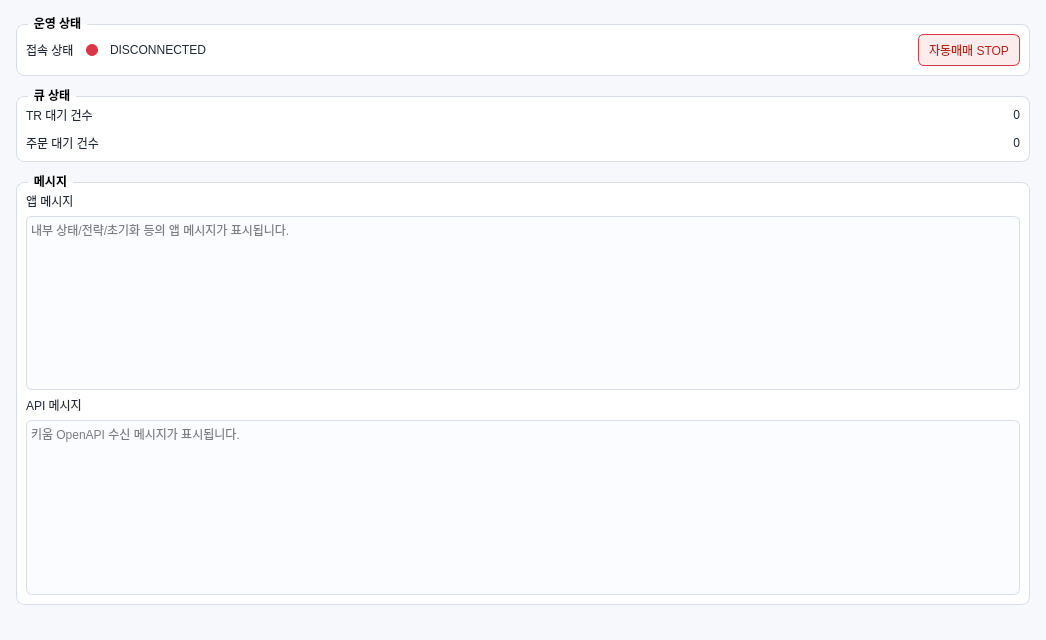
<?xml version="1.0" encoding="UTF-8"?>
<ui version="4.0">
 <class>MainWindow</class>
 <widget class="QMainWindow" name="MainWindow">
  <property name="geometry">
   <rect>
    <x>0</x>
    <y>0</y>
    <width>1046</width>
    <height>640</height>
   </rect>
  </property>
  <property name="windowTitle">
   <string>AutoTrader Control</string>
  </property>
  <property name="styleSheet">
   <string notr="true">QMainWindow {
    background-color: #f6f8fb;
}
QGroupBox {
    border: 1px solid #d8dee9;
    border-radius: 8px;
    margin-top: 8px;
    font-weight: 600;
    background-color: #ffffff;
}
QGroupBox::title {
    subcontrol-origin: margin;
    left: 12px;
    padding: 0 4px;
}
QLabel {
    color: #1f2937;
}
QLabel#lbl_conn_dot {
    background-color: #dc3545;
    border-radius: 6px;
    min-width: 12px;
    max-width: 12px;
    min-height: 12px;
    max-height: 12px;
}
QPushButton {
    border: 1px solid #c6ccd8;
    border-radius: 6px;
    padding: 6px 10px;
    background-color: #ffffff;
}
QPushButton:checked {
    background-color: #fdecec;
    border-color: #dc3545;
    color: #b42318;
}
QPlainTextEdit {
    border: 1px solid #d8dee9;
    border-radius: 6px;
    background-color: #fbfcff;
}</string>
  </property>
  <widget class="QWidget" name="centralwidget">
   <layout class="QVBoxLayout" name="verticalLayout_root">
    <property name="spacing">
     <number>12</number>
    </property>
    <property name="leftMargin">
     <number>16</number>
    </property>
    <property name="topMargin">
     <number>16</number>
    </property>
    <property name="rightMargin">
     <number>16</number>
    </property>
    <property name="bottomMargin">
     <number>16</number>
    </property>
    <item>
     <widget class="QGroupBox" name="grp_runtime">
      <property name="title">
       <string>운영 상태</string>
      </property>
      <layout class="QGridLayout" name="gridLayout_runtime">
       <property name="horizontalSpacing">
        <number>12</number>
       </property>
       <property name="verticalSpacing">
        <number>10</number>
       </property>
       <item row="0" column="0">
        <widget class="QLabel" name="lbl_conn_title">
         <property name="text">
          <string>접속 상태</string>
         </property>
        </widget>
       </item>
       <item row="0" column="1">
        <widget class="QLabel" name="lbl_conn_dot">
         <property name="text">
          <string/>
         </property>
        </widget>
       </item>
       <item row="0" column="2">
        <widget class="QLabel" name="lbl_conn_status">
         <property name="text">
          <string>DISCONNECTED</string>
         </property>
        </widget>
       </item>
       <item row="0" column="3">
        <spacer name="horizontalSpacer_runtime">
         <property name="orientation">
          <enum>Qt::Horizontal</enum>
         </property>
         <property name="sizeHint" stdset="0">
          <size>
           <width>40</width>
           <height>20</height>
          </size>
         </property>
        </spacer>
       </item>
       <item row="0" column="4">
        <widget class="QPushButton" name="btn_auto_trade">
         <property name="text">
          <string>자동매매 STOP</string>
         </property>
         <property name="checkable">
          <bool>true</bool>
         </property>
         <property name="checked">
          <bool>true</bool>
         </property>
        </widget>
       </item>
      </layout>
     </widget>
    </item>
    <item>
     <widget class="QGroupBox" name="grp_queue">
      <property name="title">
       <string>큐 상태</string>
      </property>
      <layout class="QGridLayout" name="gridLayout_queue">
       <property name="horizontalSpacing">
        <number>14</number>
       </property>
       <property name="verticalSpacing">
        <number>10</number>
       </property>
       <item row="0" column="0">
        <widget class="QLabel" name="lbl_tr_queue_title">
         <property name="text">
          <string>TR 대기 건수</string>
         </property>
        </widget>
       </item>
       <item row="0" column="1">
        <widget class="QLabel" name="lbl_tr_queue_value">
         <property name="text">
          <string>0</string>
         </property>
         <property name="alignment">
          <set>Qt::AlignRight|Qt::AlignTrailing|Qt::AlignVCenter</set>
         </property>
        </widget>
       </item>
       <item row="1" column="0">
        <widget class="QLabel" name="lbl_order_queue_title">
         <property name="text">
          <string>주문 대기 건수</string>
         </property>
        </widget>
       </item>
       <item row="1" column="1">
        <widget class="QLabel" name="lbl_order_queue_value">
         <property name="text">
          <string>0</string>
         </property>
         <property name="alignment">
          <set>Qt::AlignRight|Qt::AlignTrailing|Qt::AlignVCenter</set>
         </property>
        </widget>
       </item>
      </layout>
     </widget>
    </item>
    <item>
     <widget class="QGroupBox" name="grp_logs">
      <property name="title">
       <string>메시지</string>
      </property>
      <layout class="QVBoxLayout" name="verticalLayout_logs">
       <item>
        <widget class="QLabel" name="lbl_app_logs_title">
         <property name="text">
          <string>앱 메시지</string>
         </property>
        </widget>
       </item>
       <item>
        <widget class="QPlainTextEdit" name="app_txt_logs">
         <property name="readOnly">
          <bool>true</bool>
         </property>
         <property name="placeholderText">
          <string>내부 상태/전략/초기화 등의 앱 메시지가 표시됩니다.</string>
         </property>
        </widget>
       </item>
       <item>
        <widget class="QLabel" name="lbl_api_logs_title">
         <property name="text">
          <string>API 메시지</string>
         </property>
        </widget>
       </item>
       <item>
        <widget class="QPlainTextEdit" name="api_txt_logs">
         <property name="readOnly">
          <bool>true</bool>
         </property>
         <property name="placeholderText">
          <string>키움 OpenAPI 수신 메시지가 표시됩니다.</string>
         </property>
        </widget>
       </item>
      </layout>
     </widget>
    </item>
   </layout>
  </widget>
  <widget class="QStatusBar" name="statusbar">
   <property name="sizeGripEnabled">
    <bool>false</bool>
   </property>
  </widget>
 </widget>
 <resources/>
 <connections/>
</ui>
